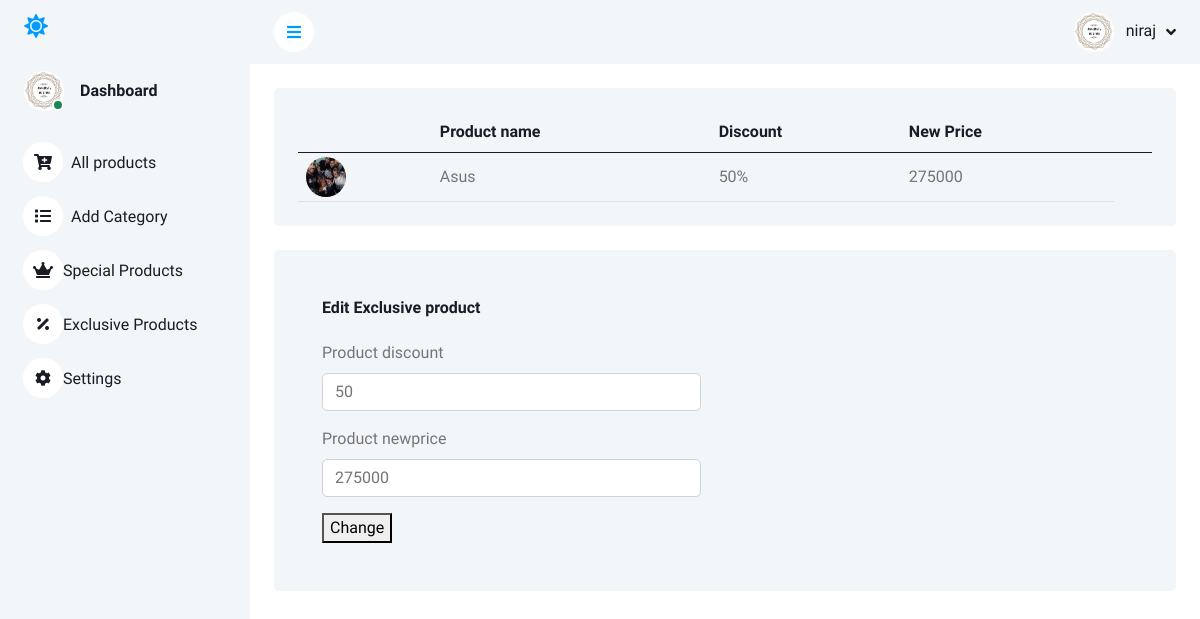
The page /edit_exclusive/3 (signed in) on the database its author committed.
### mymenu/models.py (models this page shows, shortened)
class Product(models.Model):
    category = models.ForeignKey(Category, on_delete=models.SET_NULL, null=True)
    name = models.CharField(max_length=200)
    price = models.FloatField()
    description = models.TextField(null=True, blank=True)
    image = models.ImageField(upload_to="product/")
    out_of_stock = models.BooleanField(default=False)
    todays_special = models.BooleanField(default=False)
    product_discount = models.IntegerField(blank=True, null=True)
    product_newprice = models.IntegerField(blank=True, null=True)
    exclusive = models.BooleanField(default=False)

### mymenu/views.py (the view)
# urls.py: path('edit_exclusive/<str:pk>', EditExclusive, name="edit-exclusive"),
@login_required
def EditExclusive(request, pk):
    template_name = "dashboard/editexclusive.html"
    exclusive = Product.objects.get(id=pk)
    form = ExclusiveForm(instance = exclusive)
    if request.method == 'POST':
        form = ExclusiveForm(request.POST, instance=exclusive)
        if form.is_valid():
            form.save()
        return redirect("allexclusive")
    context = {
        'exclusive':exclusive,
        'form':form,
    }
    return render(request, template_name, context)

### mymenu/forms.py
class ExclusiveForm(ModelForm):
    class Meta:
        model = Product
        fields = ['product_discount', 'product_newprice']

### mymenu/templates/dashboard/editexclusive.html (shortened to what this page needs)
{% extends 'dashboard/base.html' %}
{% block content %}
<div class="container-fluid pt-4 px-4">
    <div class="bg-light text-center rounded p-4">
        <div class="table-responsive">
            <table class="table text-start align-middle mb-0">
                <thead>
                    <tr class="text-dark">
                        <th>  </th>
                        <th> Product name </th>
                        <th> Discount </th>
                        <th> New Price </th>
                        <th></th>
                    </tr>
                </thead>
                <tbody>
                        <tr >
                            <td class="py-1">
                                <img class="rounded-circle" src="{{exclusive.image.url}}" alt="image" style="width: 40px; height: 40px;">
                            </td>
                            <td>{{exclusive.name}}</td>
                            <td > {{exclusive.product_discount}}%</td>
                            <td > {{exclusive.product_newprice}}</td>
                        </tr>
                </tbody>
            </table>
        </div>
    </div>
</div>
<div class="container-fluid pt-4 px-4">
    <div class="bg-light text-start rounded p-4">
<div class="col-sm-12 col-xl-6">
    <div class="bg-light rounded h-100 p-4 ">
        <h6 class="mb-4">Edit Exclusive product</h6>
        {% load crispy_forms_tags %}
        <form method="POST" enctype="multipart/form-data">
            {{ form|crispy }}
            <button type="submit">Change</button>
    </form>
    </div>
</div>
</div>
</div>
{% endblock content %}

### mymenu/templates/dashboard/base.html (shortened to what this page needs)
<!DOCTYPE html>
<html lang="en">
<head>
    {% load static %}
    <link href="https://cdnjs.cloudflare.com/ajax/libs/font-awesome/5.10.0/css/all.min.css" rel="stylesheet">
    <link href="{% static 'reception/css/bootstrap.min.css' %}" rel="stylesheet">
    <link href="{% static 'reception/css/style.css' %}" rel="stylesheet">
</head>
<body>
    <div class="container-xxl position-relative bg-white d-flex p-0">
        <div class="sidebar pe-4 pb-3">
            <nav class="navbar bg-light navbar-light">
                <a href="{% url 'dashboard' %}" class="navbar-brand mx-4 mb-3">
                    <h4 class="text-primary"><i class="fa fa-sun me-2"></i>{{mainuser.full_name}}</h4>
                </a>
                <div class="d-flex align-items-center ms-4 mb-4">
                    <div class="position-relative">
                        <img class="rounded-circle" src="{% static 'reception/img/user.jpg' %}" alt="" style="width: 40px; height: 40px;">
                        <div class="bg-success rounded-circle border border-2 border-white position-absolute end-0 bottom-0 p-1"></div>
                    </div>
                    <div class="ms-3">
                        <h6 class="mb-0">Dashboard</h6>
                    </div>
                </div>
                <div class="navbar-nav w-100">
                    <a href="{% url 'dashboard' %}" class="nav-item nav-link"><i class="fa fa-cart-plus me-2"></i>All products</a>
                    <a href="{% url 'addcategory' %}" class="nav-item nav-link"><i class="fa fa-list me-2"></i>Add Category</a>
                    <a href="{% url 'allspecial' %}" class="nav-item nav-link"><i class="fa fa-crown"></i>Special Products</a>
                    <a href="{% url 'allexclusive' %}" class="nav-item nav-link"><i class="fa fa-percentage"></i>Exclusive Products</a>
                    <a href="{% url 'change_password' %}" class="nav-item nav-link"><i class="fa fa-cog"></i>Settings</a>
                </div>
            </nav>
        </div>
        <div class="content">
            <nav class="navbar navbar-expand bg-light navbar-light sticky-top px-4 py-0">
                <a href="#" class="sidebar-toggler flex-shrink-0">
                    <i class="fa fa-bars"></i>
                </a>
                <div class="navbar-nav align-items-center ms-auto">
                    <div class="nav-item dropdown">
                        <a href="#" class="nav-link dropdown-toggle" data-bs-toggle="dropdown">
                            <img class="rounded-circle me-lg-2" src="{% static 'reception/img/user.jpg' %}" alt="" style="width: 40px; height: 40px;">
                            <span class="d-none d-lg-inline-flex">{{request.user.username}}</span>
                        </a>
                    </div>
                </div>
            </nav>
            {% block content %}
            {% endblock content %}
        </div>
    </div>
</body>
</html>

### static/reception/css/style.css (style rules this page uses)
:root { --primary: #009CFF; --light: #F3F6F9; --dark: #191C24; }
.sidebar { position: fixed; top: 0; left: 0; bottom: 0; width: 250px; height: 100vh; overflow-y: auto; background: var(--light); transition: 0.5s; z-index: 999; }
.content { margin-left: 250px; min-height: 100vh; background: #FFFFFF; transition: 0.5s; }
@media (min-width: 992px) { .sidebar { margin-left: 0; } }
@media (min-width: 992px) { .content { width: calc(100% - 250px); } }
.sidebar .navbar .navbar-nav .nav-link { padding: 7px 20px; color: var(--dark); font-weight: 500; border-left: 3px solid var(--light); border-radius: 0 30px 30px 0; outline: none; }
.sidebar .navbar .navbar-nav .nav-link i { width: 40px; height: 40px; display: inline-flex; align-items: center; justify-content: center; background: #FFFFFF; border-radius: 40px; }
.content .navbar .navbar-nav .nav-link { margin-left: 25px; padding: 12px 0; color: var(--dark); outline: none; }
.content .navbar .sidebar-toggler, .content .navbar .navbar-nav .nav-link i { width: 40px; height: 40px; display: inline-flex; align-items: center; justify-content: center; background: #FFFFFF; border-radius: 40px; }
.content .navbar .dropdown-toggle::after { margin-left: 6px; vertical-align: middle; border: none; content: "\f107"; font-family: "Font Awesome 5 Free"; font-weight: 900; transition: .5s; }

### rows shown on the page
Product: image (picture), name "Asus", product_discount "50", product_newprice "275000"

### other values the page prints
{{ request.user.username }} "niraj"
